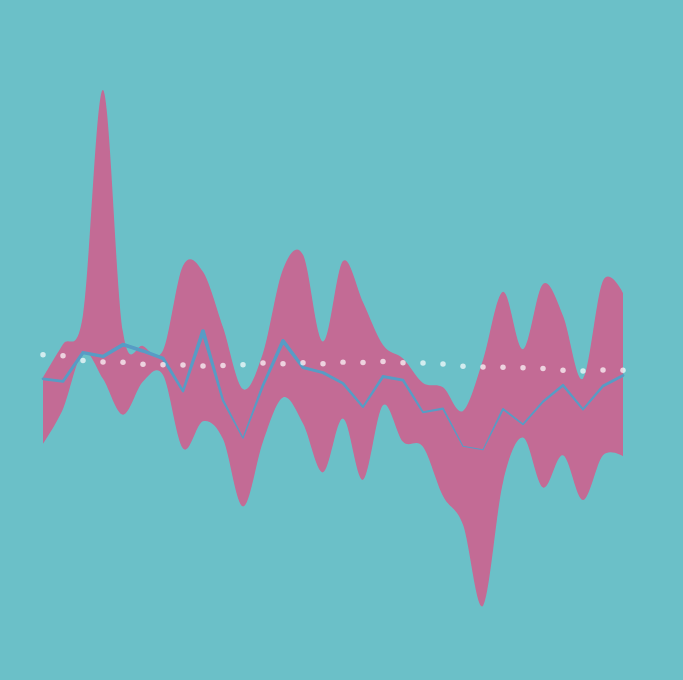

Here is the notebook cell this chart was saved with:
### Markdown cell above
#### Recreation of Charts from Paper

As a first element the charts from the paper are recreated, albeit in a more stylised form.

### Code cell
# create chart
area = alt.Chart(df_viz).mark_area(color='#c36b95', opacity=1, interpolate='cardinal').encode(
    x = alt.X('year', title=None),
    y = alt.Y('inversion_min:Q', title=None),
    y2 = alt.Y2('inversion_max:Q', title=None)
)

line = alt.Chart(df_viz).mark_trail(color='#579cc5', opacity=1, interpolate='cardinal').encode(
    x = alt.X('year', title=None, axis=None),
    y = alt.Y('inversion_median:Q', title=None, axis=None),
    size=alt.Size('inversion_median:Q', legend=None)
)

points = alt.Chart(df_viz).mark_circle(color='#fff').encode(
    x = alt.X('year', title=None, axis=None),
    y = alt.Y('national_inventory:Q', title=None, axis=None)
)

chart = alt.layer(area, line, points).properties(
    width=600,
    height=600
).configure(
    padding={"left": 40, "top": 40, "right": 40, "bottom": 40},
    background='#6BC0C8'
).configure_view(
    strokeWidth=0
).configure_axis(
    grid=False
)

chart

### Figure 1 — Vega-Lite specification as saved in the notebook (floating-point values rounded to 4 significant figures)
{"config": {"view": {"continuousWidth": 400, "continuousHeight": 300, "strokeWidth": 0}, "axis": {"grid": false}, "background": "#6BC0C8", "padding": {"left": 40, "top": 40, "right": 40, "bottom": 40}}, "layer": [{"mark": {"type": "area", "color": "#c36b95", "interpolate": "cardinal", "opacity": 1}, "encoding": {"x": {"field": "year", "title": null, "type": "quantitative"}, "y": {"field": "inversion_min", "title": null, "type": "quantitative"}, "y2": {"field": "inversion_max", "title": null}}}, {"mark": {"type": "trail", "color": "#579cc5", "interpolate": "cardinal", "opacity": 1}, "encoding": {"size": {"field": "inversion_median", "legend": null, "type": "quantitative"}, "x": {"axis": null, "field": "year", "title": null, "type": "quantitative"}, "y": {"axis": null, "field": "inversion_median", "title": null, "type": "quantitative"}}}, {"mark": {"type": "circle", "color": "#fff"}, "encoding": {"x": {"axis": null, "field": "year", "title": null, "type": "quantitative"}, "y": {"axis": null, "field": "national_inventory", "title": null, "type": "quantitative"}}}], "data": {"name": "data-13ecf5f81d7619a4b33ef7cd2fce92d3"}, "height": 600, "width": 600, "$schema": "https://vega.github.io/schema/vega-lite/v4.17.0.json", "datasets": {"data-13ecf5f81d7619a4b33ef7cd2fce92d3": [{"party": "AUS", "year": 1990, "inversion_median": -42.26, "inversion_min": -280.9, "inversion_max": -37.11, "national_inventory": 46.1, "difference": -88.37}, {"party": "AUS", "year": 1991, "inversion_median": -51.73, "inversion_min": -153.1, "inversion_max": 84.36, "national_inventory": 42.37, "difference": -94.1}, {"party": "AUS", "year": 1992, "inversion_median": 53.68, "inversion_min": 53.25, "inversion_max": 192.5, "national_inventory": 24.65, "difference": 29.02}, {"party": "AUS", "year": 1993, "inversion_median": 39.6, "inversion_min": -42.38, "inversion_max": 1017.0, "national_inventory": 18.94, "difference": 20.67}, {"party": "AUS", "year": 1994, "inversion_median": 83.29, "inversion_min": -173.9, "inversion_max": 129.2, "national_inventory": 18.63, "difference": 64.66}, {"party": "AUS", "year": 1995, "inversion_median": 59.75, "inversion_min": -52.53, "inversion_max": 77.92, "national_inventory": 10.8, "difference": 48.96}, {"party": "AUS", "year": 1996, "inversion_median": 32.47, "inversion_min": -28.68, "inversion_max": 61.1, "national_inventory": 9.119, "difference": 23.35}, {"party": "AUS", "year": 1997, "inversion_median": -87.62, "inversion_min": -297.9, "inversion_max": 372.2, "national_inventory": 8.176, "difference": -95.8}, {"party": "AUS", "year": 1998, "inversion_median": 132.1, "inversion_min": -197.9, "inversion_max": 350.0, "national_inventory": 4.592, "difference": 127.5}, {"party": "AUS", "year": 1999, "inversion_median": -121.4, "inversion_min": -263.2, "inversion_max": 146.9, "national_inventory": 6.811, "difference": -128.2}, {"party": "AUS", "year": 2000, "inversion_median": -260.0, "inversion_min": -510.6, "inversion_max": -80.05, "national_inventory": 9.186, "difference": -269.2}, {"party": "AUS", "year": 2001, "inversion_median": -66.09, "inversion_min": -272.8, "inversion_max": 51.9, "national_inventory": 15.69, "difference": -81.78}, {"party": "AUS", "year": 2002, "inversion_median": 96.71, "inversion_min": -110.5, "inversion_max": 359.7, "national_inventory": 13.06, "difference": 83.64}, {"party": "AUS", "year": 2003, "inversion_median": -0.642, "inversion_min": -205.9, "inversion_max": 412.8, "national_inventory": 16.26, "difference": -16.9}, {"party": "AUS", "year": 2004, "inversion_median": -19.79, "inversion_min": -385.4, "inversion_max": 94.77, "national_inventory": 12.61, "difference": -32.39}, {"party": "AUS", "year": 2005, "inversion_median": -59.21, "inversion_min": -188.0, "inversion_max": 389.3, "national_inventory": 18.83, "difference": -78.04}, {"party": "AUS", "year": 2006, "inversion_median": -145.5, "inversion_min": -412.7, "inversion_max": 238.3, "national_inventory": 17.58, "difference": -163.1}, {"party": "AUS", "year": 2007, "inversion_median": -33.91, "inversion_min": -138.9, "inversion_max": 81.64, "national_inventory": 21.01, "difference": -54.92}, {"party": "AUS", "year": 2008, "inversion_median": -47.15, "inversion_min": -273.1, "inversion_max": 31.88, "national_inventory": 16.53, "difference": -63.68}, {"party": "AUS", "year": 2009, "inversion_median": -164.8, "inversion_min": -291.7, "inversion_max": -57.45, "national_inventory": 15.89, "difference": -180.7}, {"party": "AUS", "year": 2010, "inversion_median": -151.6, "inversion_min": -472.2, "inversion_max": -73.51, "national_inventory": 12.23, "difference": -163.8}, {"party": "AUS", "year": 2011, "inversion_median": -289.5, "inversion_min": -577.1, "inversion_max": -160.1, "national_inventory": 4.147, "difference": -293.6}, {"party": "AUS", "year": 2012, "inversion_median": -302.6, "inversion_min": -875.2, "inversion_max": 26.59, "national_inventory": 0.5858, "difference": -303.2}, {"party": "AUS", "year": 2013, "inversion_median": -153.0, "inversion_min": -422.2, "inversion_max": 276.6, "national_inventory": -0.2981, "difference": -152.7}, {"party": "AUS", "year": 2014, "inversion_median": -209.5, "inversion_min": -257.9, "inversion_max": 66.44, "national_inventory": -1.974, "difference": -207.5}, {"party": "AUS", "year": 2015, "inversion_median": -125.9, "inversion_min": -441.2, "inversion_max": 305.3, "national_inventory": -4.593, "difference": -121.3}, {"party": "AUS", "year": 2016, "inversion_median": -65.8, "inversion_min": -323.0, "inversion_max": 189.1, "national_inventory": -10.79, "difference": -55.01}, {"party": "AUS", "year": 2017, "inversion_median": -154.4, "inversion_min": -486.7, "inversion_max": -42.17, "national_inventory": -13.63, "difference": -140.8}, {"party": "AUS", "year": 2018, "inversion_median": -68.63, "inversion_min": -322.3, "inversion_max": 317.1, "national_inventory": -10.05, "difference": -58.58}, {"party": "AUS", "year": 2019, "inversion_median": -29.92, "inversion_min": -325.8, "inversion_max": 272.5, "national_inventory": -10.91, "difference": -19.01}]}}
